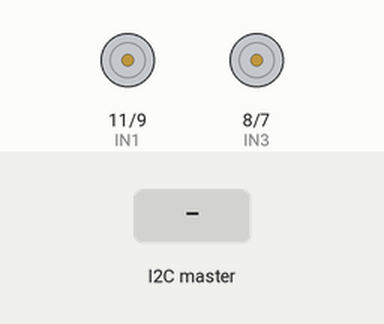
Bench run of a sketch on a simulated Arduino Uno, built with avr-gcc and run on an emulated ATmega328P. Parts: motor-driver pin pairs drawn as motors (green arrow = first pin HIGH = forward, orange = second pin HIGH = backward, longer = more drive, scaled by the enable pin). The inputs (shaded band) are chosen by the test bench. What the sketch prints to the serial monitor is not drawn.

Above: at 1.2 s.
1.3 s: the I2C master sends "f"
At 2.3 s:
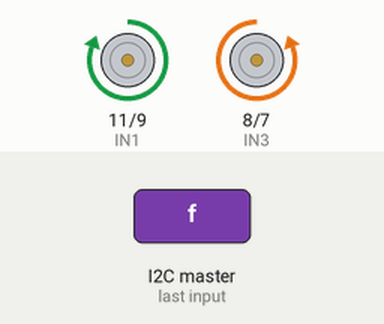
2.8 s: the I2C master sends "r"
At 3.1 s:
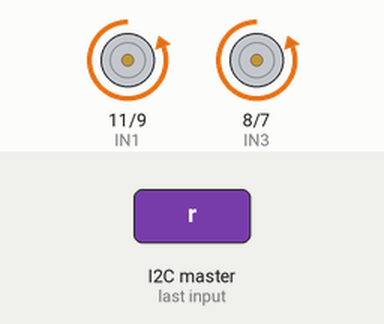
4.3 s: the I2C master sends "l"
At 5.4 s:
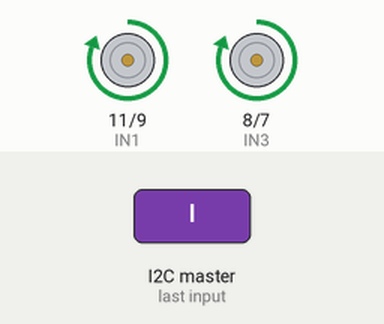
5.8 s: the I2C master sends the byte 1
At 6.6 s:
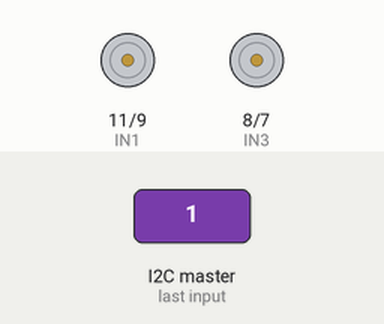
Timing chart, 0 to 8.3 s (numbered marks = the images above; inputs shaded):
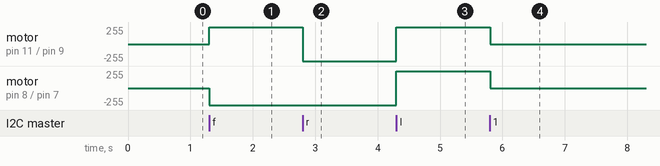

The sketch:

1129_SlaveCode.ino
```cpp
#include <Wire.h>

char direction;

// Speed control pins
const int ENA = 6;            //right side
const int ENB = 5;            //left side

// Direction control pins (LOCATIONS UNCERTAIN)
const int IN1 = 11;           //back right motor (close to board)
const int IN2 = 9;            //front right motor
const int IN3 = 8;            //front left motor
const int IN4 = 7;            //back left motor (close to board)

void setup()
{
    Serial.begin(9600) ;                                    // Set up serial connection with attached computer (pre-competition)

    pinMode(IN1, OUTPUT);
    pinMode(IN2, OUTPUT);
    pinMode(IN3, OUTPUT);
    pinMode(IN4, OUTPUT);
    pinMode(ENA, OUTPUT);
    pinMode(ENB, OUTPUT);

    Wire.begin(8);
    Wire.onReceive(receiveEvent);
}

void receiveEvent() {

  while (Wire.available()) { // loop through all
    direction = Wire.read();       // receive byte as a character
  }
}

void forward(int carSpeed)  // Forward, cap at 255
{
  // Setting Direction and Power Pins
  digitalWrite(IN1, HIGH);
  digitalWrite(IN2, LOW);
  digitalWrite(IN3, LOW);
  digitalWrite(IN4, HIGH);
  // Write speed to 'A' and 'B' MotorGroups
  analogWrite(ENA, carSpeed);
  analogWrite(ENB, carSpeed);
}

void backward(int carSpeed) {
  digitalWrite(IN1, LOW);
  digitalWrite(IN2, HIGH);
  digitalWrite(IN3, HIGH);
  digitalWrite(IN4, LOW);
  analogWrite(ENA, carSpeed);
  analogWrite(ENB, carSpeed);
}

void turnRight(int carSpeed) {
  digitalWrite(IN1, LOW);
  digitalWrite(IN2, HIGH);
  digitalWrite(IN3, LOW);
  digitalWrite(IN4, HIGH);
  analogWrite(ENA, carSpeed);
  analogWrite(ENB, carSpeed);
}

void turnLeft(int carSpeed) {
  digitalWrite(IN1, HIGH);
  digitalWrite(IN2, LOW);
  digitalWrite(IN3, HIGH);
  digitalWrite(IN4, LOW);
  analogWrite(ENA, carSpeed);
  analogWrite(ENB, carSpeed);
}

void stop() {
  analogWrite(ENA, 0);
  analogWrite(ENB, 0);
}

void loop()
{
  switch(direction)
  {
    case 'f':
      forward(255);
      Serial.println("wahoo!");
      break;
    case 'r':
      turnRight(255);
      break;
    case 'l':
      turnLeft(255);
      break;
    default:
      stop();
      break;
  }

  Serial.println(direction);
}
```

Measured:
- after the input at 1.3 s, motor on pin 11 (IN1) / pin 9 (IN2): stopped → forward 255/255 at once; motor on pin 8 (IN3) / pin 7 (IN4): stopped → backward 255/255 at once
- after the input at 2.8 s, motor on pin 11 (IN1) / pin 9 (IN2): forward 255/255 → backward 255/255 at once
- after the input at 4.3 s, motor on pin 11 (IN1) / pin 9 (IN2), motor on pin 8 (IN3) / pin 7 (IN4): backward 255/255 → forward 255/255 at once
- after the input at 5.8 s, motor on pin 11 (IN1) / pin 9 (IN2), motor on pin 8 (IN3) / pin 7 (IN4): forward 255/255 → stopped at once
